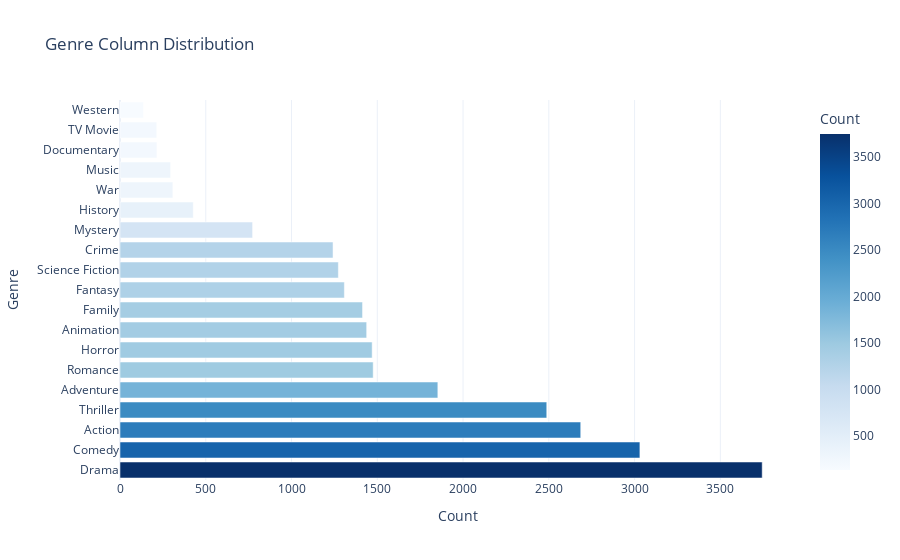

Notebook code for this chart:
### Code cell
import plotly.express as px

# Count the occurrences of each genre
genre_counts = df['Genre'].value_counts().reset_index()
genre_counts.columns = ['Genre', 'Count']  # Rename columns for clarity

# Create a bar plot using Plotly Express
fig = px.bar(
    genre_counts,
    y='Genre',
    x='Count',
    orientation='h',  # Horizontal bar chart
    title='Genre Column Distribution',
    color='Count',  # Add color for visual appeal
    color_continuous_scale='Blues'
)

fig.update_layout(
    yaxis=dict(title='Genre'),
    xaxis=dict(title='Count'),
    template='plotly_white'
)

fig.show()

### Figure 1 — Plotly figure (JSON) as saved in the notebook; plotly's stock layout.template omitted (floating-point values rounded to 4 significant figures)
{"data": [{"alignmentgroup": "True", "hovertemplate": "Count=%{marker.color}<br>Genre=%{y}<extra></extra>", "legendgroup": "", "marker": {"color": [3744, 3031, 2686, 2488, 1853, 1476, 1470, 1438, 1414, 1308, 1273, 1242, 773, 427, 308, 295, 215, 214, 137], "coloraxis": "coloraxis", "pattern": {"shape": ""}}, "name": "", "offsetgroup": "", "orientation": "h", "showlegend": false, "textposition": "auto", "type": "bar", "x": [3744, 3031, 2686, 2488, 1853, 1476, 1470, 1438, 1414, 1308, 1273, 1242, 773, 427, 308, 295, 215, 214, 137], "xaxis": "x", "y": ["Drama", "Comedy", "Action", "Thriller", "Adventure", "Romance", "Horror", "Animation", "Family", "Fantasy", "Science Fiction", "Crime", "Mystery", "History", "War", "Music", "Documentary", "TV Movie", "Western"], "yaxis": "y"}], "layout": {"autosize": true, "barmode": "relative", "coloraxis": {"colorbar": {"title": {"text": "Count"}}, "colorscale": [[0, "rgb(247,251,255)"], [0.125, "rgb(222,235,247)"], [0.25, "rgb(198,219,239)"], [0.375, "rgb(158,202,225)"], [0.5, "rgb(107,174,214)"], [0.625, "rgb(66,146,198)"], [0.75, "rgb(33,113,181)"], [0.875, "rgb(8,81,156)"], [1, "rgb(8,48,107)"]]}, "legend": {"tracegroupgap": 0}, "title": {"text": "Genre Column Distribution"}, "xaxis": {"anchor": "y", "autorange": true, "domain": [0, 1], "range": [0, 3941.0], "title": {"text": "Count"}, "type": "linear"}, "yaxis": {"anchor": "x", "autorange": true, "domain": [0, 1], "range": [-0.5, 18.5], "title": {"text": "Genre"}, "type": "category"}}}
